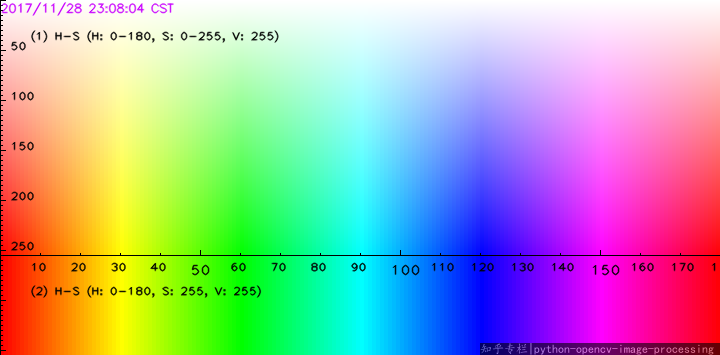
#> input picture M6-computer-vesion/D2/img/hsv.png, 720 x 355 px
$ jupyter execute 'Computer Vision Color Spaces.ipynb'   (shell and % lines are left out)   (text cells are left out)
#> lines starting #> are read from the running program, lines starting #| are printed output that depends on the picture; after the words box and inside, x2 and y2 are one past the last pixel; in counts of white or black regions, pixels touching at a corner belong together
[cell 1]
import cv2
import numpy as np
import matplotlib.pyplot as plt

[cell 2]
hsv=cv2.imread('img/hsv.png', cv2.IMREAD_COLOR)
#> hsv is the input picture: shape (355, 720, 3); mean B, G, R 170.7, 171.1, 169.8

[cell 3]
def imshow(img):
    plt.figure(figsize = (10,7))
    plt.imshow(img)

[cell 4]
# Load an image
image=cv2.imread('img/m.jpg')
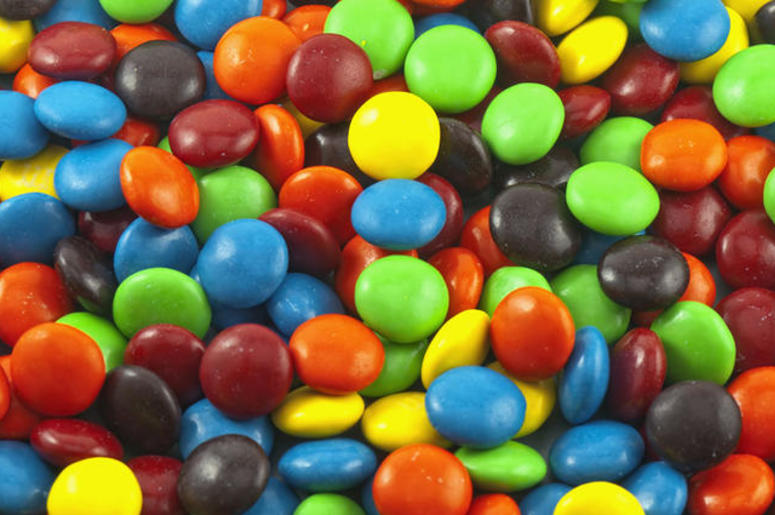
#> input picture M6-computer-vesion/D2/img/m.jpg, 775 x 515 px
#> image is the input picture: shape (515, 775, 3); mean B, G, R 63.8, 107.6, 121.9
image_copy=image.copy()
image_copy=cv2.cvtColor(image_copy,cv2.COLOR_BGR2RGB)
imshow(image_copy)

[cell 5]
# Load a color image and split in is different B, G and R channels
img_bgr=cv2.cvtColor(image_copy,cv2.COLOR_RGB2BGR)
B,G,R =cv2.split(img_bgr)

[cell 6]
# Show each channel channel on screen
B

[cell 7]
G

[cell 8]
R

[cell 9]
# Modify a channel and then merge them all again
merg=cv2.merge((B,G,R))
imshow(merg)

[cell 10]
merg=cv2.merge((R,G,B))
imshow(merg)

[cell 11]
# Create a black canvas with the same size as the image you loaded
print(image_copy.shape)
#| (515, 775, 3)
black_canvas=np.zeros(image_copy.shape[:2], dtype = "uint8")
imshow(black_canvas)

[cell 12]
black_canvas

[cell 13]
# Merge each channel with the black canvas
# So you will end up with 3 images: (Red,Black,Black), (Black,Green,Black) and (Black,Black,Blue)
# Assuming you are working with RGB, but BGR is also fine
test_1=cv2.merge((R,black_canvas,black_canvas))
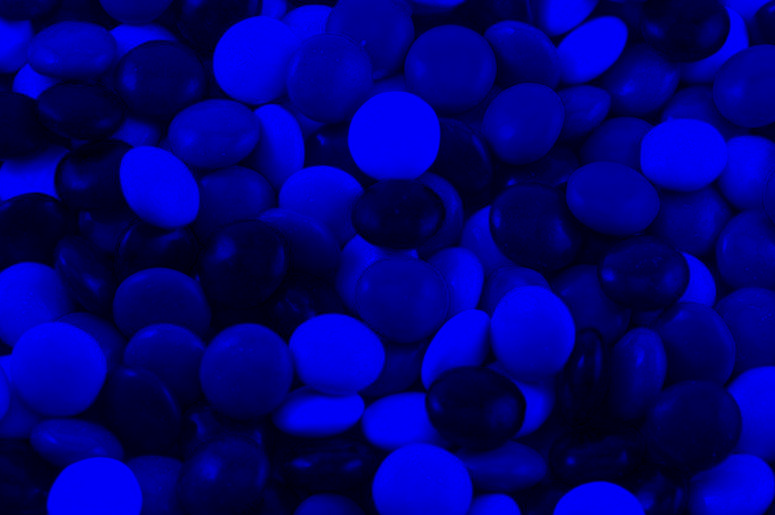
#> test_1: shape (515, 775, 3); mean of channels 0, 1, 2 121.9, 0, 0; drawn as B, G, R
test_2=cv2.merge((black_canvas,G,black_canvas))
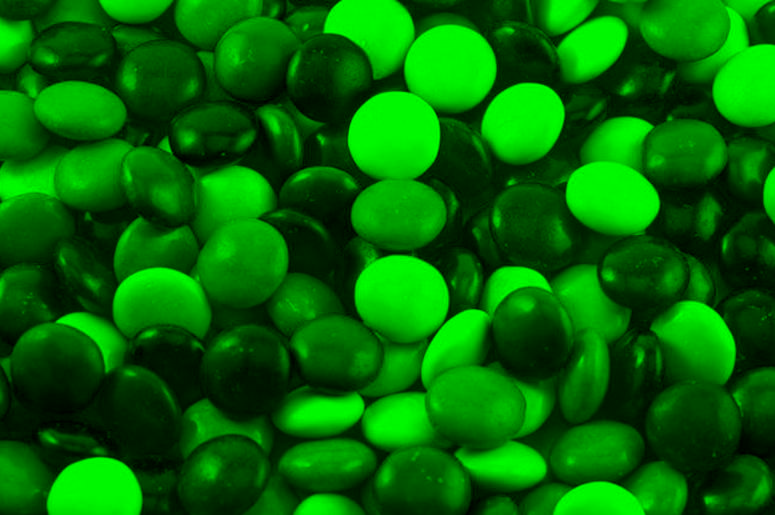
#> test_2: shape (515, 775, 3); mean of channels 0, 1, 2 0, 107.6, 0; drawn as B, G, R
test_3=cv2.merge((black_canvas,black_canvas,B))
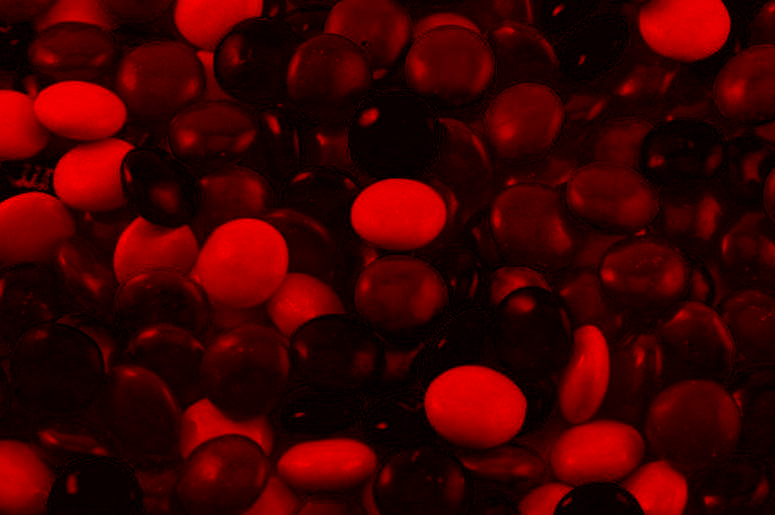
#> test_3: shape (515, 775, 3); mean of channels 0, 1, 2 0, 0, 63.8; drawn as B, G, R
imshow(test_1)
imshow(test_2)
imshow(test_3)

[cell 14]
# Use the image below and convert it from BGR to HSV
img = cv2.imread('img/m.jpg')
img_=cv2.cvtColor(img,cv2.COLOR_BGR2RGB)
plt.figure(figsize = (20,15));
#plt.imshow(cv2.cvtColor(img,cv2.COLOR_BGR2RGB));
plt.imshow(img_)

[cell 15]
# Split the H,S and V channels
hsv=cv2.cvtColor(img,cv2.COLOR_BGR2HSV)
#> hsv: shape (515, 775, 3); mean H, S, V 46.9, 171, 156.4
H,S,V =cv2.split(hsv)
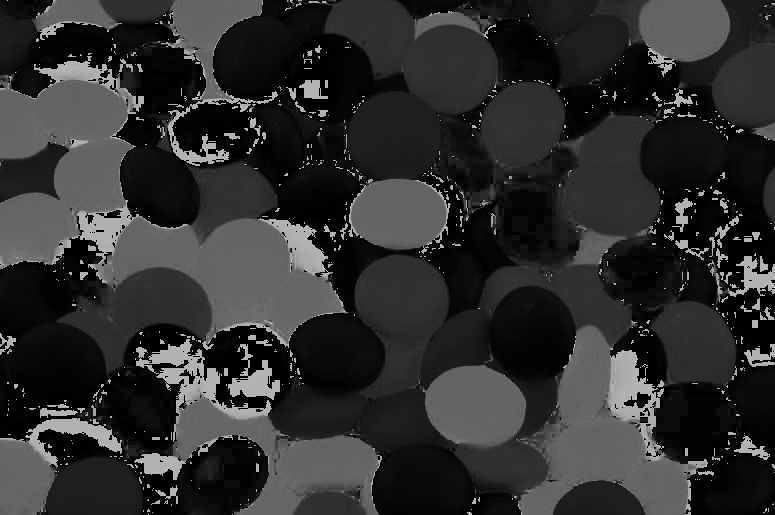
#> H: shape (515, 775); min 0, max 179, mean 46.9
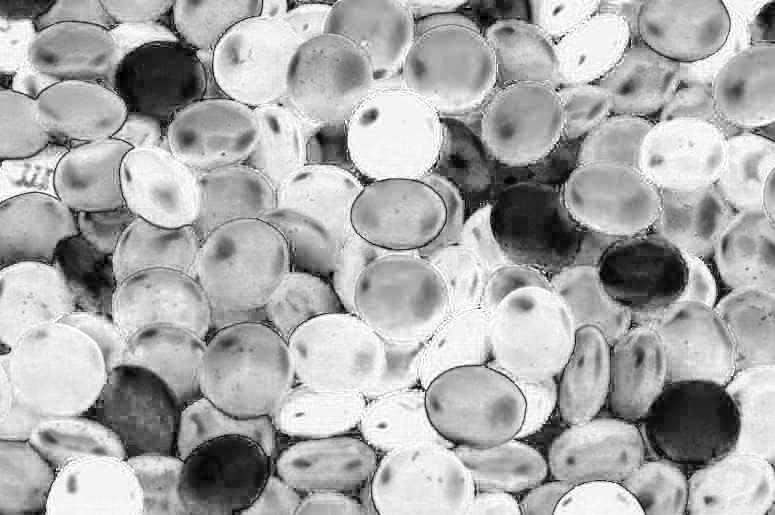
#> S: shape (515, 775); min 0, max 255, mean 171
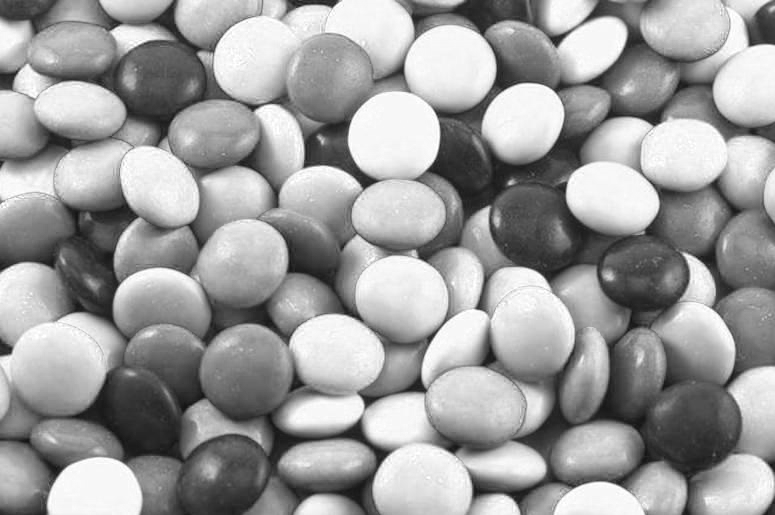
#> V: shape (515, 775); min 17, max 255, mean 156.4

[cell 16]
H

[cell 17]
S

[cell 18]
V

[cell 19]
# Create a mask to filter out the Blue M&Ms (remember you need a lower and upper range)
# Make a copy of the hsv image and apply the mask to it, then display the image
low_blue=np.array([60,100,0])
upper_blue=np.array([130,255,255])
mask = cv2.inRange(hsv, low_blue, upper_blue)
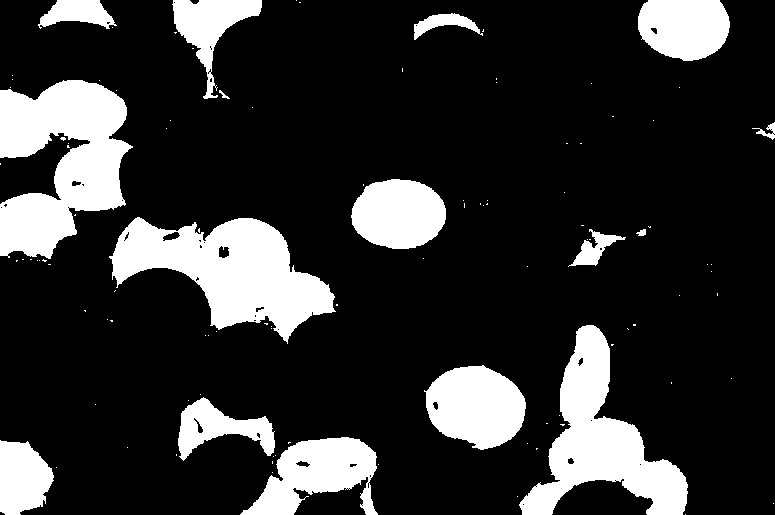
#> mask: shape (515, 775); 19.1% white; 107 white regions (91 under 20 px), largest, box (x1, y1, x2, y2) and area: (0, 80, 133, 259) 14908, (109, 217, 336, 344) 14289, (519, 325, 688, 515) 12392

[cell 20]
result = cv2.bitwise_and(hsv, hsv, mask=mask)
#> result: shape (515, 775, 3); mean H, S, V 19.2, 33.4, 30.7
cv2.imshow('Frame', img)
cv2.imshow('mask', mask)
cv2.imshow('Result', result)
cv2.waitKey(0)
cv2.destroyAllWindows()

[cell 21]
# Repeat the same but now with the greens

[cell 22]
# Now combine both masks togheter so we can see all greens and blues in the same image!

[cell 23]
# Now lets combine both masks but also some opacity, we want to be able to see all M&Ms but
# Blues and greens will show as int he image above while the other colors will be faded out with some opacity
# You just need to add alpha to apply opacity to the dark parts of the mask, then display the image

[cell 24]
# Below you will find an example with oranges and greens just for reference so you can see what we want to accomplish
# In this example the oranges are not perfect, and it can be improved a lot easily.

[cell 25]
video=cv2.VideoCapture(0)
while True:
    _,frame = video.read()
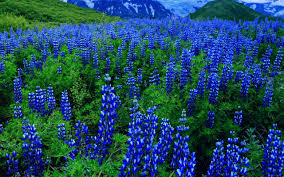
#> input picture M6-computer-vesion/D2/img/blue-flowers.jpg, 284 x 177 px, given in place of the camera
#> frame is the input picture: shape (177, 284, 3); mean B, G, R 95.9, 74.3, 30.7
    hsv=cv2.cvtColor(frame,cv2.COLOR_BGR2HSV)
#> hsv: shape (177, 284, 3); mean H, S, V 89.2, 197.5, 119.5

    lower_red = np.array([50,0,0])

    upper_red =np.array ([255,255,255])

    mask=cv2.inRange(hsv,lower_red,upper_red)
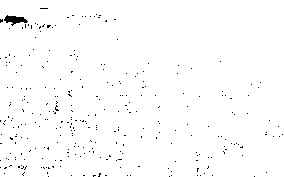
#> mask: shape (177, 284); 98.8% white; black in thin lines or dots
    result=cv2.bitwise_and(frame,frame,mask=mask)
#> result: shape (177, 284, 3)

    cv2.imshow('Frame',frame)
    cv2.imshow('mask',mask)
    cv2.imshow('result',result)
    if  cv2.waitKey(30) & 0xFF == ord('q'):
#> (key q is pressed here)
        break


cv2.destroyAllWindows()
video.release()
